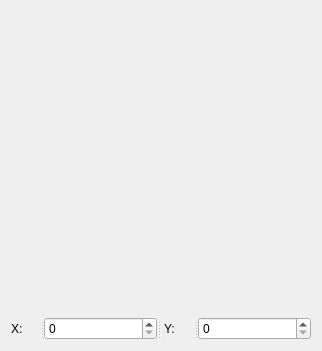
<?xml version="1.0" encoding="UTF-8"?>
<ui version="4.0">
 <class>Manipulator</class>
 <widget class="QDialog" name="Manipulator">
  <property name="geometry">
   <rect>
    <x>0</x>
    <y>0</y>
    <width>300</width>
    <height>350</height>
   </rect>
  </property>
  <property name="windowTitle">
   <string>Dialog</string>
  </property>
  <layout class="QGridLayout" name="gridLayout">
   <item row="0" column="0">
    <widget class="QWidget" name="qmlWgt" native="true">
     <property name="minimumSize">
      <size>
       <width>300</width>
       <height>300</height>
      </size>
     </property>
     <property name="maximumSize">
      <size>
       <width>300</width>
       <height>300</height>
      </size>
     </property>
     <zorder>splitter</zorder>
    </widget>
   </item>
   <item row="1" column="0">
    <widget class="QSplitter" name="splitter">
     <property name="orientation">
      <enum>Qt::Horizontal</enum>
     </property>
     <widget class="QLabel" name="lbl_PosX">
      <property name="text">
       <string>X:</string>
      </property>
     </widget>
     <widget class="QSpinBox" name="posX">
      <property name="maximum">
       <number>300</number>
      </property>
     </widget>
     <widget class="QLabel" name="lbl_PosY">
      <property name="text">
       <string> Y:</string>
      </property>
     </widget>
     <widget class="QSpinBox" name="posY">
      <property name="maximum">
       <number>300</number>
      </property>
     </widget>
    </widget>
   </item>
  </layout>
 </widget>
 <layoutdefault spacing="6" margin="11"/>
 <resources/>
 <connections/>
</ui>
